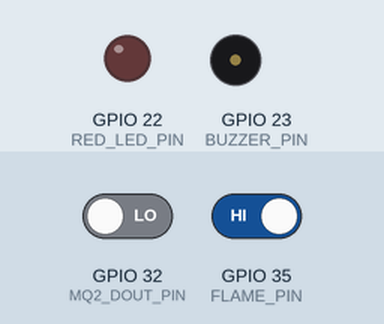
Bench run of a sketch on a simulated ESP32. Shown: output pins drawn as LEDs (lit = HIGH), buzzer (waves = sounding, pin HIGH). Inputs (shaded band) come from the test bench; at power-on: GPIO 32 (MQ2_DOUT_PIN) LOW, GPIO 35 (FLAME_PIN) HIGH. WiFi joins after 1.5 s; servers stay silent unless stated; what the sketch prints to the serial monitor is not drawn.

Above: at 3.0 s.
3.1 s: GPIO 32 (MQ2_DOUT_PIN) driven HIGH
At 4.3 s:
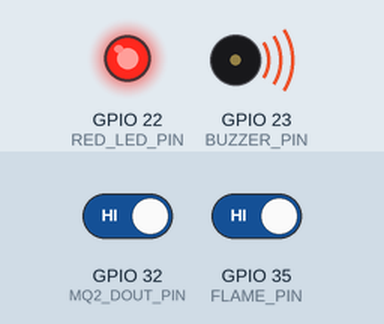
5.3 s: GPIO 35 (FLAME_PIN) driven LOW
Timing chart, 0 to 8.3 s (numbered marks = the images above; inputs shaded):
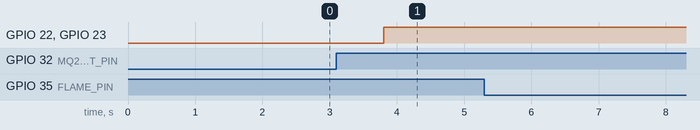

The sketch:

gasflamedetection.ino.ino
```cpp
#define BLYNK_TEMPLATE_ID "TMPL3NCLx8Cm1"
#define BLYNK_TEMPLATE_NAME "Gas or Flame Alert"
#define BLYNK_AUTH_TOKEN "ir6_VMv_AZoWSLXGIAB3SaW8lJlrX_Gv"

#include <WiFi.h>
#include <BlynkSimpleEsp32.h>

char ssid[] = "Ben";
char pass[] = "Jesus427";

#define MQ2_DOUT_PIN 32
#define FLAME_PIN 35

#define BUZZER_PIN 23
#define RED_LED_PIN 22

BlynkTimer timer;

// Notification flags
bool gasSent = false;
bool fireSent = false;

void checkSensors() {

  int flameValue = digitalRead(FLAME_PIN);
  int gasValue = digitalRead(MQ2_DOUT_PIN);

  Serial.print("Gas Value: ");
  Serial.print(gasValue);
  Serial.print(" | Flame Value: ");
  Serial.println(flameValue);

  bool gasDetected = (gasValue == HIGH);
  bool flameDetected = (flameValue == LOW);

  bool alarm = gasDetected || flameDetected;

  // Gas Detection
  if (gasDetected) {
    Serial.println("⚠️ Gas Detected!");

    if (!gasSent) {
      Blynk.logEvent("Gas_alert", "⚠️ Gas Detected!");
      Serial.println("Gas notification sent");
      gasSent = true;
    }
  } else {
    gasSent = false;
  }

  // Fire Detection
  if (flameDetected) {
    Serial.println("🔥 Flame Detected!");

    if (!fireSent) {
      Blynk.logEvent("Fire_alert", "🔥 Fire Detected!");
      Serial.println("Fire notification sent");
      fireSent = true;
    }
  } else {
    fireSent = false;
  }

  // Buzzer and LED Control
  digitalWrite(BUZZER_PIN, alarm ? HIGH : LOW);
  digitalWrite(RED_LED_PIN, alarm ? HIGH : LOW);
}

void setup() {
  Serial.begin(115200);
  Serial.println("ESP32 Started");

  pinMode(MQ2_DOUT_PIN, INPUT);
  pinMode(FLAME_PIN, INPUT);

  pinMode(BUZZER_PIN, OUTPUT);
  pinMode(RED_LED_PIN, OUTPUT);

  digitalWrite(BUZZER_PIN, LOW);
  digitalWrite(RED_LED_PIN, LOW);

  Serial.println("Connecting to WiFi and Blynk...");
  Blynk.begin(BLYNK_AUTH_TOKEN, ssid, pass);

  Serial.println("Connected!");


  timer.setInterval(2000L, checkSensors);
}

void loop() {
  Blynk.run();
  timer.run();
}
```

Measured:
- after the input at 3.1 s, GPIO 22 (RED_LED_PIN), GPIO 23 (BUZZER_PIN): LOW → HIGH after 0.71 s
- after the input at 5.3 s, every drawn part: stays the same
